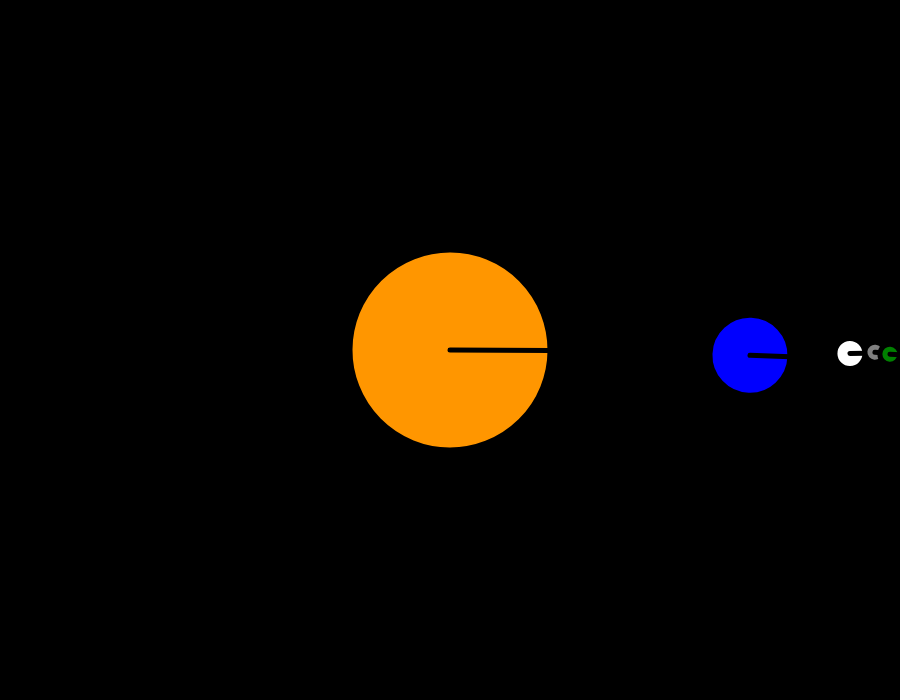
Frame 1 (no input)
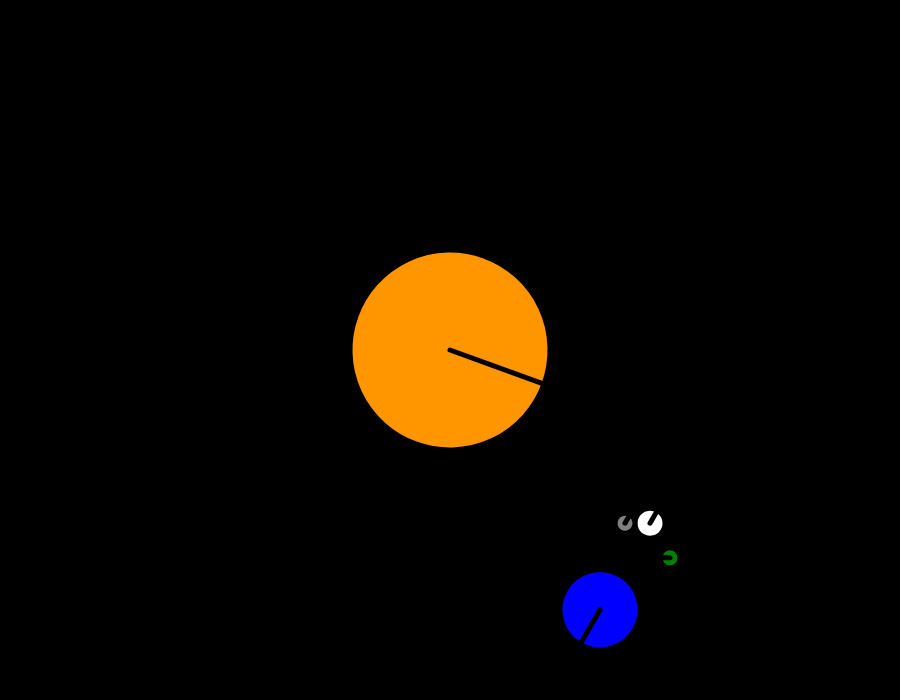
Frame 60 (no input)
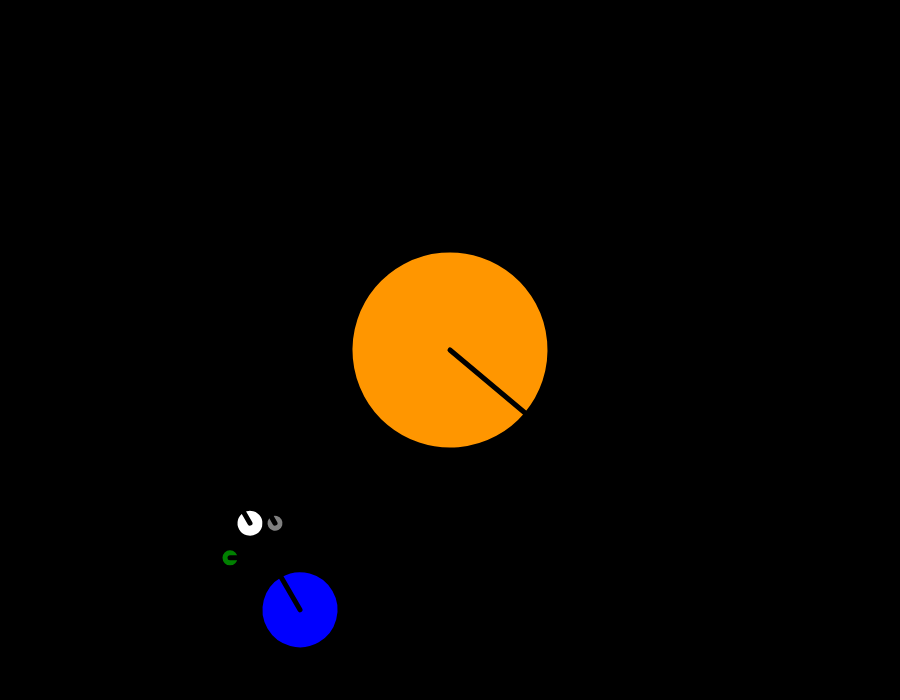
Frame 120 (the mouse pressed at the canvas centre since frame 60)

The p5.js sketch that drew these frames (run headless with seeded random() and noise() and a simulated clock; from frame 60 on, the mouse is pressed at the canvas centre):

// p5.js sketch
// ── sketch.js
var speed;

function setup() {
    createCanvas(900, 700);
}

function draw() {
    background(0);
    speed = frameCount;

    push();
    translate(width/2, height/2);
    push();//isolate the rotation of sun about itself
    rotate(radians(speed/3))
    celestialObj(color(255,150,0), 200); // SUN
    pop();
    rotate(radians(speed)); //Rotate about the SUN
    
    translate(300,0);
    push(); //isolate the rotation of earth about itself
    rotate(radians(speed)); //Rotate about the new translated canvas origin
    celestialObj(color("blue"),80); //Earth
    pop();
    rotate(radians(-speed*2)); //Rotation about the same point as the earth to ensure only one side of moon always faces the earth

    translate(100,0);
    celestialObj(color("white"),30); //Moon

    //First suggested idea for further development
    push();//isolate rotation of grey asteroid
    rotate(radians(-speed*2)) //Rotation about the same point as moon to make asteroid orbit around the moon.
    translate(25,0);
    rotate(radians(speed*8)); //personal addition of asteroid rotating about itself, due to being very close to the moon, causing fast rotation about the moon, this further lead to its fast rotation about itself.
    celestialObj(color("grey"),20); //Grey Asteroid
    pop();

    //Tweaked-Second suggested idea for further development (2 asteroids instead of 2 moons)
    push();
    rotate(radians(speed*2)); //opposite rotation
    translate(40,0); //Different distance
    rotate(radians(speed*2)); //Different speed
    celestialObj(color("green"),20); //Green Asteroid
    pop();

    pop();
}

function celestialObj(c, size){
    strokeWeight(5);
    fill(c);
    stroke(0);
    ellipse(0, 0, size, size);
    line(0, 0, size/2, 0);
}
